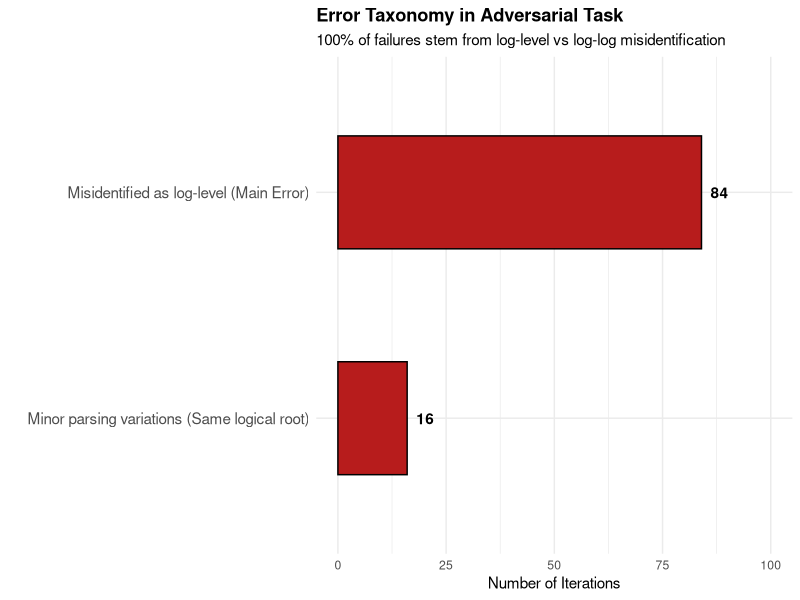

Reproduce this figure in R.
library(ggplot2)

df_error <- data.frame(
  Error_Type = c(
    "Misidentified as log-level (Main Error)", 
    "Minor parsing variations (Same logical root)"
  ),
  Count = c(84, 16)
)

ggplot(df_error, aes(x = reorder(Error_Type, Count), y = Count)) +
  geom_col(fill = "#B71C1C", color = "black", width = 0.5) +
  coord_flip() +
  geom_text(aes(label = Count), hjust = -0.5, fontface = "bold") +
  scale_y_continuous(limits = c(0, 100)) +
  labs(
    title = "Error Taxonomy in Adversarial Task",
    subtitle = "100% of failures stem from log-level vs log-log misidentification",
    x = "",
    y = "Number of Iterations"
  ) +
  theme_minimal() +
  theme(plot.title = element_text(face = "bold"), axis.text.y = element_text(size = 11))
